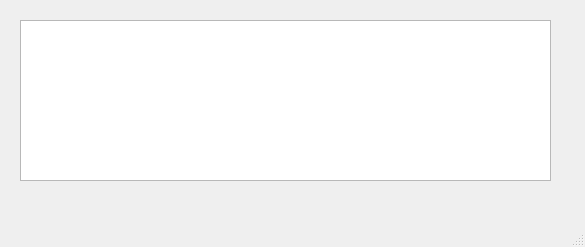
<?xml version="1.0" encoding="UTF-8"?>
<ui version="4.0">
 <class>MainWindow</class>
 <widget class="QMainWindow" name="MainWindow">
  <property name="geometry">
   <rect>
    <x>0</x>
    <y>0</y>
    <width>585</width>
    <height>247</height>
   </rect>
  </property>
  <property name="windowTitle">
   <string>MainWindow</string>
  </property>
  <widget class="QWidget" name="centralwidget">
   <widget class="QTextEdit" name="textEdit">
    <property name="geometry">
     <rect>
      <x>20</x>
      <y>20</y>
      <width>531</width>
      <height>161</height>
     </rect>
    </property>
   </widget>
  </widget>
  <widget class="QMenuBar" name="menubar">
   <property name="geometry">
    <rect>
     <x>0</x>
     <y>0</y>
     <width>585</width>
     <height>21</height>
    </rect>
   </property>
  </widget>
  <widget class="QStatusBar" name="statusbar"/>
 </widget>
 <resources/>
 <connections/>
</ui>
